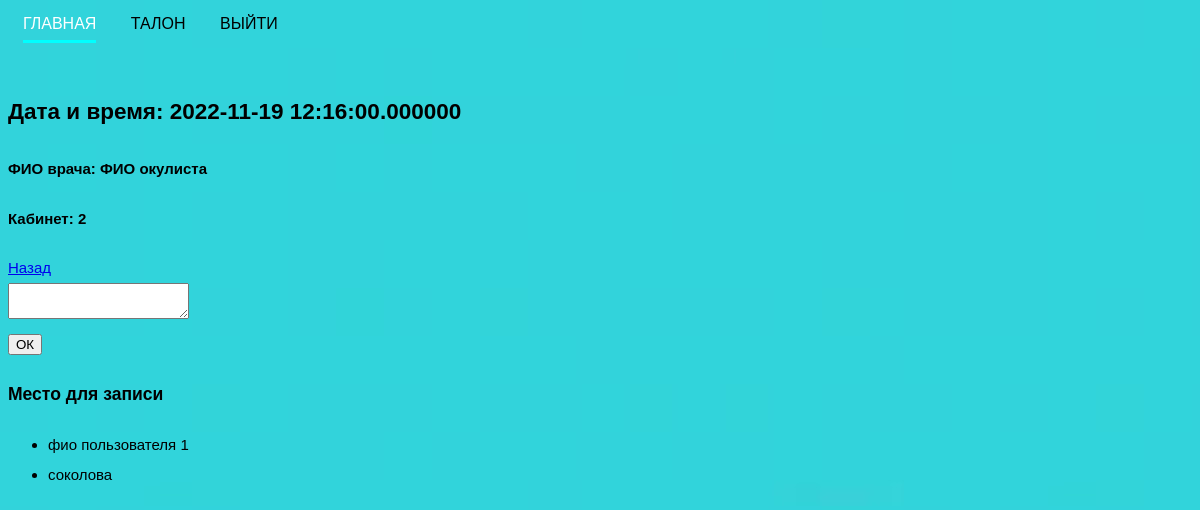
Page /talon.php?id=3 on the committed database.
### tables this page shows
CREATE TABLE `talon` (
  `id` int(11) NOT NULL,
  `date` datetime(6) DEFAULT NULL,
  `fio_vrach` varchar(100) DEFAULT NULL,
  `cab` int(3) DEFAULT NULL,
  `fio_polz` varchar(100) DEFAULT NULL
);

CREATE TABLE `my_talons` (
  `id` int(11) NOT NULL,
  `talon_id` int(11) DEFAULT NULL,
  `body` text
);

### talon.php (the view, shortened to what this page needs)
<?php
$talon_id = $_GET['id'];
$talon = mysqli_query($connect, "SELECT * FROM `talon` WHERE `id` = '$talon_id'");
$talon = mysqli_fetch_assoc($talon);
$my_talons = mysqli_query($connect, "SELECT * FROM `my_talons` WHERE `talon_id` = '$talon_id'");
$my_talons = mysqli_fetch_all($my_talons);
?>
<!DOCTYPE html>
<html>
<head>
<link rel="stylesheet" href="assets/css/prosmotr.css" media="screen" type="text/css" />
</head>
<body>
     <header class="header">
    <div class="container">
        <div class="header__inner">
            <nav class="nav">
                <a class="nav__link active" href="avtoriz.php">Главная</a>
                <a class="nav__link" href="prosmotr_two.php">Талон</a>
                <a class="nav__link" href="vendor/logout.php" class="logout">Выйти</a>
            </nav>
        </div>
    </div>
</header><br>
	<h2>
	Дата и время: <?= $talon['date']?></h2>
	<h4>ФИО врача: <?= $talon['fio_vrach']?></h4>
	<h4>Кабинет: <?= $talon['cab']?></h4>
	<td><a href="prosmotr_two.php">Назад</a></td>
    <br>
     <form action="vendor/create_bron.php" method="post">
    <textarea name="body"></textarea>
         <br>
        <button type="submit">ОК</button>
    </form>
    <h3>Место для записи</h3>
    <ul>
        <?php
    foreach($my_talons as $my_talon){
        ?><li><?= $my_talon[2] ?></li>
        <?php
    }
        ?>
    </ul>
</body>
</html>

### assets/css/prosmotr.css (style rules this page uses)
html { background: url("../images/fon2.jpg") repeat; min-height: 100%; box-sizing: border-box; font: 12px/2 Montserrat, sans-serif; color: #888; }
.nav { font-size: 16px; text-transform: uppercase; }
.nav__link { display: inline-block; vertical-align: top; margin: 0 15px; position: relative; color: #000; text-decoration: none; transition: color .1s linear; }
.nav__link:after { content: ""; display: block; width: 100%; height: 3px; background-color: #00ffff; opacity: 0; position: absolute; top: 100%; left: 0; z-index: 1; transition: opacity .1s linear; }
.nav__link:hover:after, .nav__link.active:after { opacity: 1; }
.nav__link.active { color: #fff; }

### talon.php (style rules this page uses)
body { color: black; font-size: 15px; }

### rows in the picture
talon: date "2022-11-19 12:16:00.000000", fio_vrach "ФИО окулиста", cab "2"
my_talons: body "фио пользователя 1"
my_talons: body "соколова"
